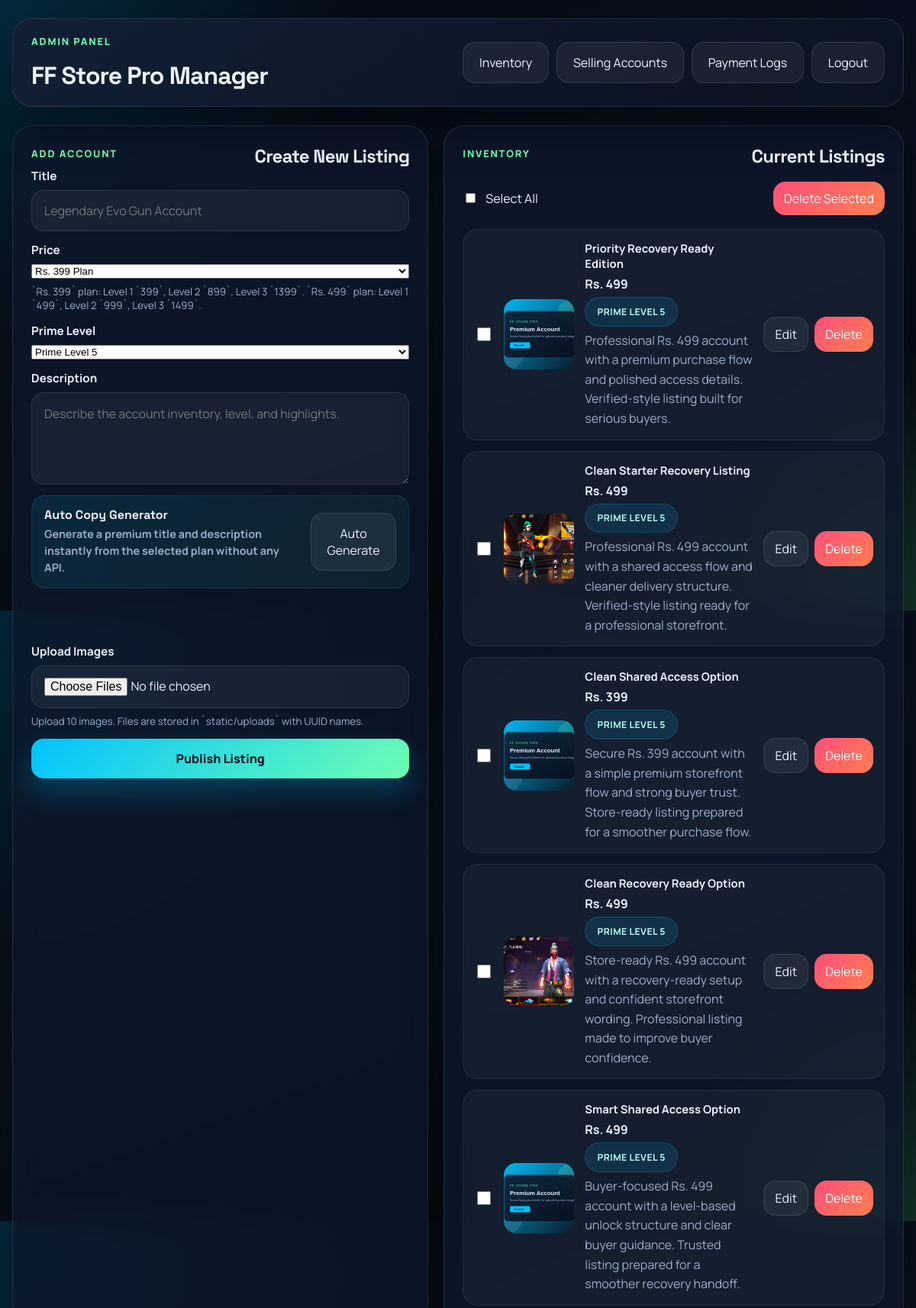
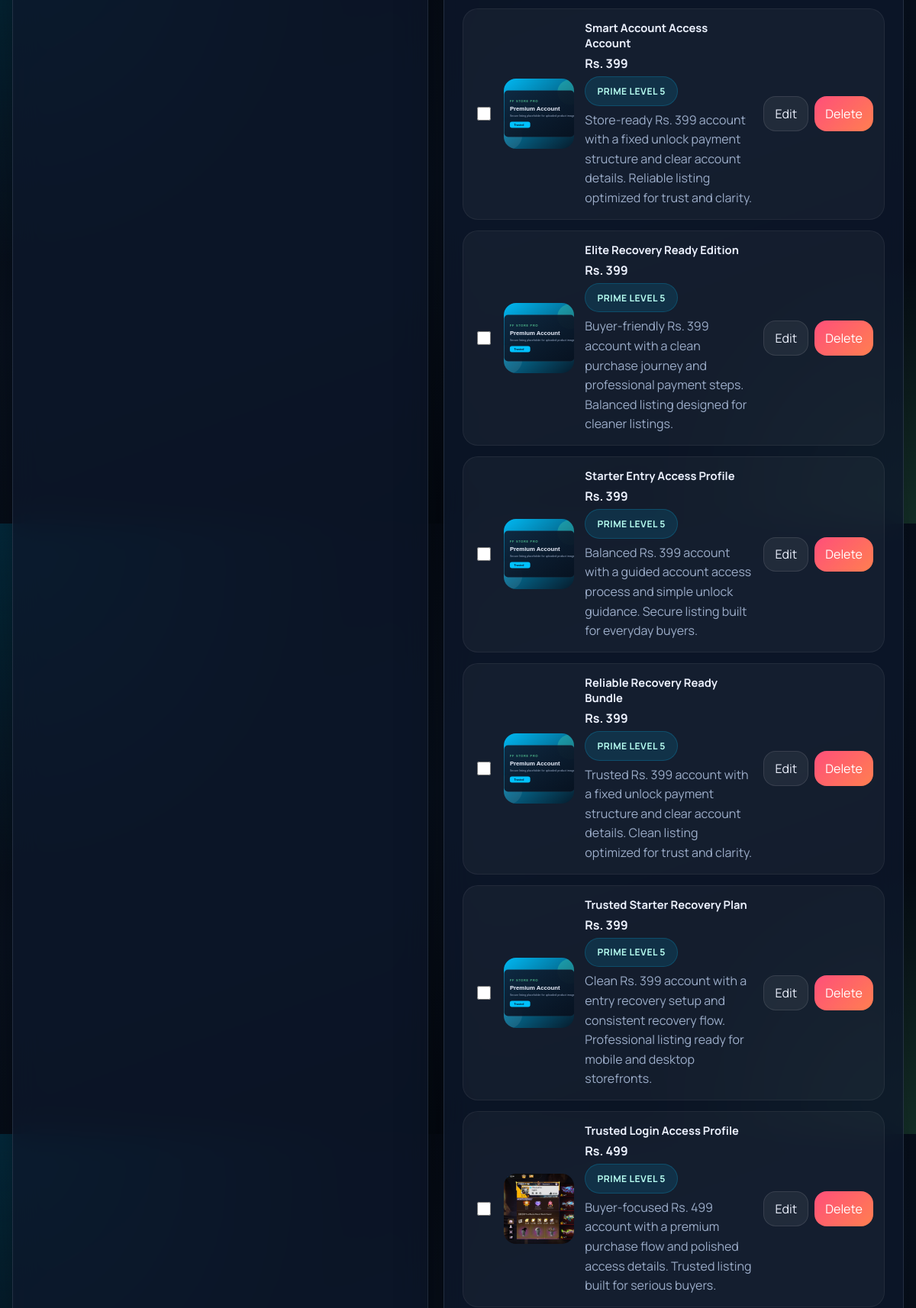
The page /admin (signed in, upper part) on the database its author committed (2 pictures, top to bottom).
### tables this page shows
CREATE TABLE accounts (
            id INTEGER PRIMARY KEY AUTOINCREMENT,
            title TEXT,
            price TEXT,
            level TEXT,
            image TEXT,
            description TEXT
        , images TEXT, level1_price TEXT, level2_price TEXT, level3_price TEXT, features TEXT DEFAULT '', created_at TIMESTAMP, original_price REAL NOT NULL DEFAULT 0, recovery_email TEXT NOT NULL DEFAULT '', prime_level INTEGER NOT NULL DEFAULT 5);

### app.py (the view)
@app.route("/admin")
@admin_required
def admin():
    conn = get_db()
    cursor = conn.cursor()
    cursor.execute("SELECT * FROM accounts ORDER BY id DESC")
    accounts = cursor.fetchall()
    conn.close()
    return render_template(
        "admin.html",
        accounts=accounts,
        image_list=image_list,
    )

### app.py (called while the page is built)
def get_db():
    conn = sqlite3.connect(DATABASE, timeout=30)
    conn.row_factory = sqlite3.Row
    conn.execute("PRAGMA foreign_keys = ON")
    conn.execute("PRAGMA journal_mode = WAL")
    return conn

def admin_required(view):
    @wraps(view)
    def wrapped_view(*args, **kwargs):
        if not session.get("admin"):
            return redirect(url_for("admin_login"))
        return view(*args, **kwargs)
    return wrapped_view

def image_list(images_value):
    if not images_value:
        return []
    return [item.strip() for item in images_value.split(",") if item.strip()]

def build_payment_upi_link(amount):
    payment_upi_id = app.config["PAYMENT_UPI_ID"]
    payment_upi_name = app.config["PAYMENT_UPI_NAME"]
    return f"upi://pay?pa={payment_upi_id}&pn={quote(payment_upi_name)}&am={int(amount)}&cu=INR"

def build_payment_qr_url(amount):
    return f"https://api.qrserver.com/v1/create-qr-code/?size=320x320&data={quote(build_payment_upi_link(amount), safe='')}"

def current_user():
    if not session.get("user_id"):
        return None
    conn = get_db()
    cursor = conn.cursor()
    cursor.execute(
        "SELECT id, name, email, is_admin FROM users WHERE id = ?",
        (session["user_id"],),
    )
    user = cursor.fetchone()
    conn.close()
    return user

@app.context_processor
def inject_globals():
    payment_upi_id = app.config["PAYMENT_UPI_ID"]
    payment_upi_name = app.config["PAYMENT_UPI_NAME"]
    payment_upi_link = build_payment_upi_link(399)
    payment_qr_url = build_payment_qr_url(399)
    asset_version = int(Path(__file__).stat().st_mtime)
    return {
        "current_user": current_user(),
        "payment_upi_id": payment_upi_id,
        "payment_upi_name": payment_upi_name,
        "payment_upi_link": payment_upi_link,
        "payment_qr_url": payment_qr_url,
        "asset_version": asset_version,
    }

### templates/admin.html (shortened to what this page needs)
{% extends "base.html" %}
{% block body_class %}admin-page{% endblock %}
{% block content %}
<div class="page-shell admin-shell">
    <header class="topbar glass-panel admin-topbar">
        <div class="admin-topbar-copy">
            <p class="eyebrow">Admin Panel</p>
            <h1>FF Store Pro Manager</h1>
        </div>
        <div class="topbar-actions admin-topbar-actions">
            <a class="ghost-btn" href="#inventorySection">Inventory</a>
            <a class="ghost-btn" href="{{ url_for('admin_selling_accounts') }}">Selling Accounts</a>
            <a class="ghost-btn" href="{{ url_for('admin_payments') }}">Payment Logs</a>
            <a class="ghost-btn" href="{{ url_for('logout') }}">Logout</a>
        </div>
    </header>
    <section class="admin-grid">
        <section class="admin-form-card glass-panel">
            <div class="section-heading">
                <p class="eyebrow">Add Account</p>
                <h2>Create New Listing</h2>
            </div>
            <form class="admin-form" action="{{ url_for('add_account') }}" method="post" enctype="multipart/form-data">
                <label>
                    <span>Title</span>
                    <input type="text" name="title" id="listingTitleInput" placeholder="Legendary Evo Gun Account" required>
                </label>
                <label>
                    <span>Price</span>
                    <select name="price" id="listingPriceInput" required>
                        <option value="399">Rs. 399 Plan</option>
                    </select>
                    <small>`Rs. 399` plan: Level 1 `399`, Level 2 `899`, Level 3 `1399`. `Rs. 499` plan: Level 1 `499`, Level 2 `999`, Level 3 `1499`.</small>
                </label>
                <label>
                    <span>Prime Level</span>
                    <select name="prime_level" required>
                        <option value="5">Prime Level 5</option>
                    </select>
                </label>
                <label>
                    <span>Description</span>
                    <textarea name="description" id="listingDescriptionInput" rows="4" placeholder="Describe the account inventory, level, and highlights."></textarea>
                </label>
                <div class="ai-generator-box">
                    <div>
                        <strong>Auto Copy Generator</strong>
                        <span>Generate a premium title and description instantly from the selected plan without any API.</span>
                    </div>
                    <button type="button" class="ghost-btn" id="generateAiCopyBtn">Auto Generate</button>
                </div>
                <div class="form-feedback" id="adminAiFeedback" aria-live="polite"></div>
                <label>
                    <span>Upload Images</span>
                    <input type="file" name="images" accept=".png,.jpg,.jpeg,.webp,.gif" multiple>
                    <small>Upload 10 images. Files are stored in `static/uploads` with UUID names.</small>
                </label>
                <button type="submit" class="primary-btn">Publish Listing</button>
            </form>
        </section>
        <section class="admin-list-card glass-panel" id="inventorySection">
            <div class="section-heading">
                <p class="eyebrow">Inventory</p>
                <h2>Current Listings</h2>
            </div>
            <form method="post" action="{{ url_for('bulk_delete_accounts') }}">
                <div class="admin-list-toolbar">
                    <label class="select-all-toggle">
                        <input type="checkbox" id="selectAllAccounts">
                        <span>Select All</span>
                    </label>
                    <button class="danger-btn small-btn" type="submit">Delete Selected</button>
                </div>
                <div class="admin-list">
                {% for account in accounts %}
                    {% set images = image_list(account["images"]) %}
                    <article class="admin-item">
                        <label class="account-select">
                            <input type="checkbox" name="account_ids" value="{{ account['id'] }}" class="account-checkbox">
                        </label>
                        <img
                            src="{{ url_for('static', filename=images[0]) if images else url_for('static', filename='default-product.svg') }}"
                            alt="{{ account['title'] }}"
                            onerror="this.src='{{ url_for('static', filename='default-product.svg') }}'">
                        <div class="admin-item-content">
                            <h3>{{ account["title"] }}</h3>
                            <p>Rs. {{ "%.0f"|format(account["price"]|float) }}</p>
                            <small class="prime-level-chip">Prime Level {{ account["prime_level"] or 5 }}</small>
                            <span>{{ account["description"] or 'No description added yet.' }}</span>
                        </div>
                        <div class="admin-item-actions">
                            <a class="ghost-btn small-btn" href="{{ url_for('edit_account', account_id=account['id']) }}">Edit</a>
                            <button class="danger-btn small-btn" type="submit" formaction="{{ url_for('delete_account', account_id=account['id']) }}" formmethod="post" name="single_delete" value="{{ account['id'] }}">Delete</button>
                        </div>
                    </article>
                {% else %}
                    <div class="empty-state">
                        <h3>No listings yet</h3>
                        <p>Use the form to add your first account.</p>
                    </div>
                {% endfor %}
                </div>
            </form>
        </section>
    </section>
</div>
{% endblock %}

### templates/base.html (shortened to what this page needs)
<!DOCTYPE html>
<html lang="en">
<head>
    <link rel="stylesheet" href="{{ url_for('static', filename='app.css', v=asset_version) }}">
</head>
<body class="{% block body_class %}{% endblock %}">
    {% block content %}{% endblock %}
</body>
</html>

### rows shown on the page
accounts: title "Priority Recovery Ready Edition", price "499", prime_level "5", description "Professional Rs. 499 account with a premium purchase flow and polished access details. Verified-style listing built for serious buyers.", {{ account['id'] }} 151 (drawn)
accounts: shows a picture, title "Clean Starter Recovery Listing", price "499", prime_level "5", description "Professional Rs. 499 account with a shared access flow and cleaner delivery structure. Verified-style listing ready for a professional storefront.", {{ account['id'] }} 150 (drawn)
accounts: title "Clean Shared Access Option", price "399", prime_level "5", description "Secure Rs. 399 account with a simple premium storefront flow and strong buyer trust. Store-ready listing prepared for a smoother purchase flow.", {{ account['id'] }} 149 (drawn)
accounts: shows a picture, title "Clean Recovery Ready Option", price "499", prime_level "5", description "Store-ready Rs. 499 account with a recovery-ready setup and confident storefront wording. Professional listing made to improve buyer confidence.", {{ account['id'] }} 148 (drawn)
accounts: title "Smart Shared Access Option", price "499", prime_level "5", description "Buyer-focused Rs. 499 account with a level-based unlock structure and clear buyer guidance. Trusted listing prepared for a smoother recovery handoff.", {{ account['id'] }} 147 (drawn)
accounts: title "Smart Account Access Account", price "399", prime_level "5", description "Store-ready Rs. 399 account with a fixed unlock payment structure and clear account details. Reliable listing optimized for trust and clarity.", {{ account['id'] }} 146 (drawn)
accounts: title "Elite Recovery Ready Edition", price "399", prime_level "5", description "Buyer-friendly Rs. 399 account with a clean purchase journey and professional payment steps. Balanced listing designed for cleaner listings.", {{ account['id'] }} 145 (drawn)
accounts: title "Starter Entry Access Profile", price "399", prime_level "5", description "Balanced Rs. 399 account with a guided account access process and simple unlock guidance. Secure listing built for everyday buyers.", {{ account['id'] }} 144 (drawn)
accounts: title "Reliable Recovery Ready Bundle", price "399", prime_level "5", description "Trusted Rs. 399 account with a fixed unlock payment structure and clear account details. Clean listing optimized for trust and clarity.", {{ account['id'] }} 143 (drawn)
accounts: title "Trusted Starter Recovery Plan", price "399", prime_level "5", description "Clean Rs. 399 account with a entry recovery setup and consistent recovery flow. Professional listing ready for mobile and desktop storefronts.", {{ account['id'] }} 142 (drawn)
accounts: shows a picture, title "Trusted Login Access Profile", price "499", prime_level "5", description "Buyer-focused Rs. 499 account with a premium purchase flow and polished access details. Trusted listing built for serious buyers.", {{ account['id'] }} 141 (drawn)
